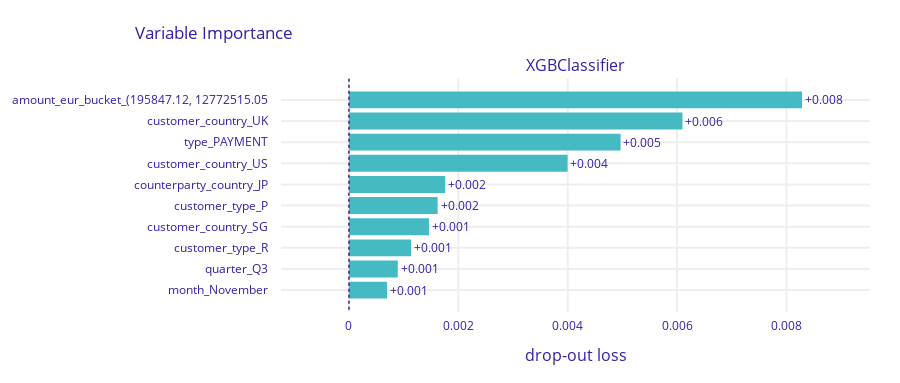

Notebook source saved alongside this figure:
### Code cell
# Understand which features are most important

explainer.model_parts().plot()

### Figure 1 — Plotly figure (JSON) as saved in the notebook; plotly's stock layout.template omitted (floating-point values rounded to 4 significant figures)
{"data": [{"base": 0, "hoverinfo": "text", "hoverlabel": {"bgcolor": "rgba(0,0,0,0.8)"}, "hovertext": ["Model: XGBClassifier loss after<br>variable: amount_eur_bucket_(195847.12, 12772515.05 is permuted: 0.008<br>Drop-out loss change: +0.008", "Model: XGBClassifier loss after<br>variable: customer_country_UK is permuted: 0.006<br>Drop-out loss change: +0.006", "Model: XGBClassifier loss after<br>variable: type_PAYMENT is permuted: 0.005<br>Drop-out loss change: +0.005", "Model: XGBClassifier loss after<br>variable: customer_country_US is permuted: 0.004<br>Drop-out loss change: +0.004", "Model: XGBClassifier loss after<br>variable: counterparty_country_JP is permuted: 0.002<br>Drop-out loss change: +0.002", "Model: XGBClassifier loss after<br>variable: customer_type_P is permuted: 0.002<br>Drop-out loss change: +0.002", "Model: XGBClassifier loss after<br>variable: customer_country_SG is permuted: 0.001<br>Drop-out loss change: +0.001", "Model: XGBClassifier loss after<br>variable: customer_type_R is permuted: 0.001<br>Drop-out loss change: +0.001", "Model: XGBClassifier loss after<br>variable: quarter_Q3 is permuted: 0.001<br>Drop-out loss change: +0.001", "Model: XGBClassifier loss after<br>variable: month_November is permuted: 0.001<br>Drop-out loss change: +0.001"], "marker": {"color": "#46bac2"}, "orientation": "h", "showlegend": false, "text": ["+0.008", "+0.006", "+0.005", "+0.004", "+0.002", "+0.002", "+0.001", "+0.001", "+0.001", "+0.001"], "textposition": "outside", "type": "bar", "x": [0.008286, 0.006099, 0.004968, 0.003998, 0.00176, 0.001622, 0.001463, 0.001134, 0.000893, 0.0006955], "xaxis": "x", "y": ["amount_eur_bucket_(195847.12, 12772515.05", "customer_country_UK", "type_PAYMENT", "customer_country_US", "counterparty_country_JP", "customer_type_P", "customer_country_SG", "customer_type_R", "quarter_Q3", "month_November"], "yaxis": "y"}], "layout": {"annotations": [{"font": {"size": 16}, "showarrow": false, "text": "XGBClassifier", "x": 0.5, "xanchor": "center", "xref": "paper", "y": 1, "yanchor": "bottom", "yref": "paper"}, {"font": {"size": 16}, "showarrow": false, "text": "drop-out loss", "x": 0.5, "xanchor": "center", "xref": "paper", "y": 0, "yanchor": "top", "yref": "paper", "yshift": -30}], "font": {"color": "#371ea3"}, "height": 383, "margin": {"b": 71, "r": 30, "t": 78}, "shapes": [{"line": {"color": "#371ea3", "dash": "dot", "width": 1.5}, "type": "line", "x0": 0, "x1": 0, "xref": "x", "y0": -1, "y1": 10, "yref": "y"}], "title": {"text": "Variable Importance", "x": 0.15}, "xaxis": {"anchor": "y", "automargin": true, "domain": [0, 1], "fixedrange": true, "gridwidth": 2, "range": [-0.001243, 0.009529], "tickcolor": "white", "ticklen": 3, "ticks": "outside", "type": "linear", "zeroline": false}, "yaxis": {"anchor": "x", "automargin": true, "autorange": "reversed", "domain": [0, 1], "fixedrange": true, "gridwidth": 2, "tickcolor": "white", "ticklen": 10, "ticks": "outside", "type": "category"}}}
